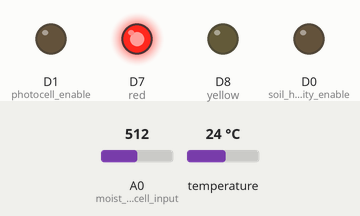
This sketch was run on a simulated ESP8266 (NodeMCU). On the bench: output pins drawn as LEDs (lit = HIGH). Inputs (shaded band) come from the test bench; at power-on: A0 (moist_photocell_input) = 512, temperature 24 °C. WiFi joins after 1.5 s; servers stay silent unless stated; uploads are accepted with an empty reply; what the sketch prints to the serial monitor is not drawn.

Above: at 3.0 s.
At 5.5 s:
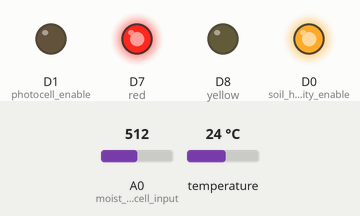
At 7.5 s:
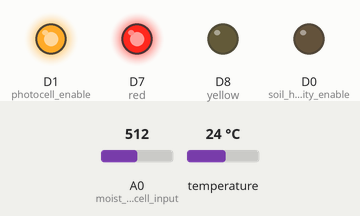
Timing chart, 0 to 10.9 s (numbered marks = the images above):
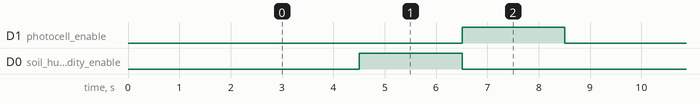

Measured:
- by itself, D1 (photocell_enable), D0 (soil_humidity_enable): alternates HIGH for 2.0 s and LOW for 5.2 s
- by itself, everything shown: repeats every 7.2 s, in 3 steps

The sketch:

arduino_board.ino
```cpp
#include <ArduinoJson.h>

#include <ESP8266HTTPClient.h>


#include <WiFiClient.h>
#include <WiFiServer.h>


#include <ESP8266WiFi.h>

char* ssid = "Irancell-TD-TK2510-8430";
char* password = "8718523e77";

//Your Domain name with URL path or IP address with path
char* serverName = "http://192.168.1.200:8080/agent";


#include <Adafruit_Sensor.h>
#include <DHT.h>
#include <DHT_U.h>

#define self_id = 1;      //board id(for server authorization)

#define DHTPIN D2
#define DHTTYPE    DHT11
DHT_Unified dht(DHTPIN, DHTTYPE);
uint32_t delayMS;


#define soil_humidity_enable D0
#define photocell_enable D1

#define moist_photocell_input A0

#define red D7
#define yellow D8


int temperature_value;
int soil_humidity_value;
int photocell_value;

int setTemperature = 0;
int setHumidity = 0;
int setBrightness = 0;

StaticJsonDocument<400> doc;


void setup() {
  Serial.begin(9600);

  dht.begin();
  sensor_t sensor;
  dht.temperature().getSensor(&sensor);
  delayMS = sensor.min_delay / 1000;


  pinMode(soil_humidity_enable, OUTPUT);
  pinMode(photocell_enable, OUTPUT);


  pinMode(red, OUTPUT);
  pinMode(yellow, OUTPUT);

  digitalWrite(yellow, LOW);
  digitalWrite(red, HIGH);

  WiFi.begin(ssid, password);
  Serial.println("Connecting");
  while(WiFi.status() != WL_CONNECTED) {
    delay(500);
    Serial.print(".");
  }
  Serial.println("");
  Serial.print("Connected to WiFi network with IP Address: ");
  Serial.println(WiFi.localIP());

}

void loop() {


  //get temperature from dht11 sensor
  delay(delayMS);
  sensors_event_t event;
  dht.temperature().getEvent(&event);
  if (isnan(event.temperature)) {
    Serial.println(F("Error reading temperature!"));
    return;
  }
  else {
    temperature_value = event.temperature;
  }

  //wait for 5 seconds
  delay(2000);

  //get soil_humidity from input
  digitalWrite(soil_humidity_enable, HIGH);
  delay(2000);
  soil_humidity_value = analogRead(moist_photocell_input);
  digitalWrite(soil_humidity_enable, LOW);

  //get photocell value from input
  digitalWrite(photocell_enable, HIGH);
  delay(2000);
  photocell_value = analogRead(moist_photocell_input);
  digitalWrite(photocell_enable, LOW);


  //Check WiFi connection status
  if(WiFi.status()== WL_CONNECTED){

    HTTPClient http;

    // Your Domain name with URL path or IP address with path
    http.begin(serverName);

    // Specify content-type header
    http.addHeader("Content-Type", "application/json");

    char json_msg[200];

    //scale sensor values to same variables in server
    soil_humidity_value = (soil_humidity_value*95/1024)+5;
    photocell_value = (photocell_value*5000/1024)+1000;

    sprintf(json_msg, "{\"humidity\":%d,\"temperature\":%d,\"brightness\":%d}",
                                     soil_humidity_value, temperature_value, photocell_value);
    String httpRequestData = json_msg;

    // Send HTTP POST request
    int httpResponseCode = http.POST(httpRequestData);

    Serial.print("HTTP Response code: ");
    Serial.println(httpResponseCode);

    if(httpResponseCode>0){
      String response_payload = http.getString();
      Serial.println(response_payload);
      DeserializationError error = deserializeJson(doc, response_payload);
      if (error){
        Serial.print(F("deserializeJson() failed: "));
        Serial.println(error.c_str());
        return;
      }
      setTemperature = doc["setTemperature"];
      setHumidity = doc["setHumidity"];
      setBrightness = doc["setBrightness"];
    }
    http.end();
  }


  // activate actuators
  if ((setHumidity - soil_humidity_value)>20){
    digitalWrite(yellow, LOW);
    digitalWrite(red, LOW);
    delay(2000);
    digitalWrite(yellow, LOW);
    digitalWrite(red, HIGH);
  }

  if (setBrightness>=2000){
    if(setBrightness<3000){
      digitalWrite(yellow, HIGH);
      digitalWrite(red, LOW);
    }
    else{
      digitalWrite(yellow, HIGH);
      digitalWrite(red, HIGH);
    }
  }
  if(setBrightness<2000){
      digitalWrite(yellow, LOW);
      digitalWrite(red, HIGH);
  }


}
```
